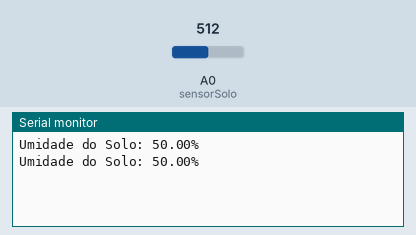
This sketch was run on a simulated Arduino Uno, built with avr-gcc and run on an emulated ATmega328P. On the bench: the last lines printed to the serial monitor. The inputs (shaded band) are chosen by the test bench; at power-on: A0 (sensorSolo) = 512.

Above: at 2.8 s.
2.9 s: A0 (sensorSolo) set to 716
At 5.2 s:
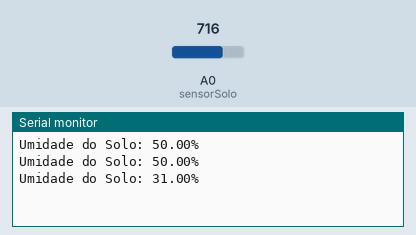
5.6 s: A0 (sensorSolo) set to 900
At 6.7 s:
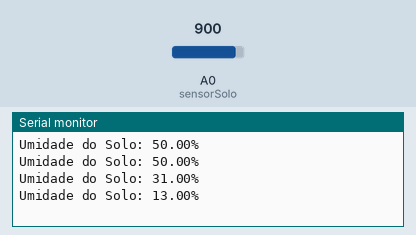
Timing chart, 0 to 8.6 s (numbered marks = the images above; inputs shaded):
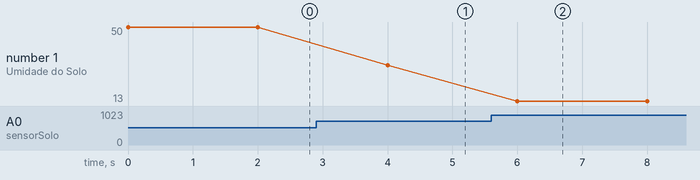

Measured:
- after the input at 2.9 s, the serial monitor: prints a new line after 1.1 s (image 1)
- after the input at 5.6 s, the serial monitor: prints a new line after 0.40 s (image 2)
- plotted number 1: 50 → 31 after the input at 2.9 s, 31 → 13 after the input at 5.6 s

The sketch:

UmidadadeSolo.ino
```cpp
#define sensorSolo A0

void setup() {
  Serial.begin(9600);
}

void loop() {
  int valorSolo = analogRead(sensorSolo);
  float umidadeSolo = map(valorSolo, 0, 1023, 100, 0);

  Serial.print("Umidade do Solo: ");
  Serial.print(umidadeSolo);
  Serial.println("%");

  delay(2000);
}
```
